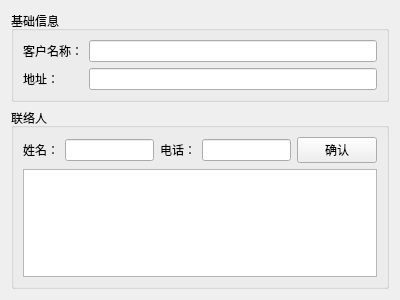
<?xml version="1.0" encoding="UTF-8"?>
<ui version="4.0">
 <class>ClinetEditor</class>
 <widget class="QWidget" name="ClinetEditor">
  <property name="geometry">
   <rect>
    <x>0</x>
    <y>0</y>
    <width>400</width>
    <height>300</height>
   </rect>
  </property>
  <property name="windowTitle">
   <string>Form</string>
  </property>
  <layout class="QVBoxLayout" name="verticalLayout">
   <item>
    <widget class="QGroupBox" name="groupBox">
     <property name="title">
      <string>基础信息</string>
     </property>
     <layout class="QGridLayout" name="gridLayout">
      <item row="0" column="0">
       <widget class="QLabel" name="label">
        <property name="text">
         <string>客户名称：</string>
        </property>
       </widget>
      </item>
      <item row="0" column="1">
       <widget class="QLineEdit" name="lineEdit"/>
      </item>
      <item row="1" column="0">
       <widget class="QLabel" name="label_2">
        <property name="text">
         <string>地址：</string>
        </property>
       </widget>
      </item>
      <item row="1" column="1">
       <widget class="QLineEdit" name="lineEdit_2"/>
      </item>
     </layout>
    </widget>
   </item>
   <item>
    <widget class="QGroupBox" name="groupBox_2">
     <property name="title">
      <string>联络人</string>
     </property>
     <layout class="QGridLayout" name="gridLayout_2">
      <item row="0" column="1">
       <widget class="QLineEdit" name="lineEdit_3"/>
      </item>
      <item row="0" column="2">
       <widget class="QLabel" name="label_4">
        <property name="text">
         <string>电话：</string>
        </property>
       </widget>
      </item>
      <item row="0" column="3">
       <widget class="QLineEdit" name="lineEdit_4"/>
      </item>
      <item row="0" column="0">
       <widget class="QLabel" name="label_3">
        <property name="text">
         <string>姓名：</string>
        </property>
       </widget>
      </item>
      <item row="0" column="4">
       <widget class="QPushButton" name="pushButton">
        <property name="text">
         <string>确认</string>
        </property>
       </widget>
      </item>
      <item row="1" column="0" colspan="5">
       <widget class="MyTableView" name="tableView"/>
      </item>
     </layout>
    </widget>
   </item>
  </layout>
 </widget>
 <customwidgets>
  <customwidget>
   <class>MyTableView</class>
   <extends>QTableView</extends>
   <header location="global">mytableview.h</header>
  </customwidget>
 </customwidgets>
 <resources/>
 <connections/>
</ui>
